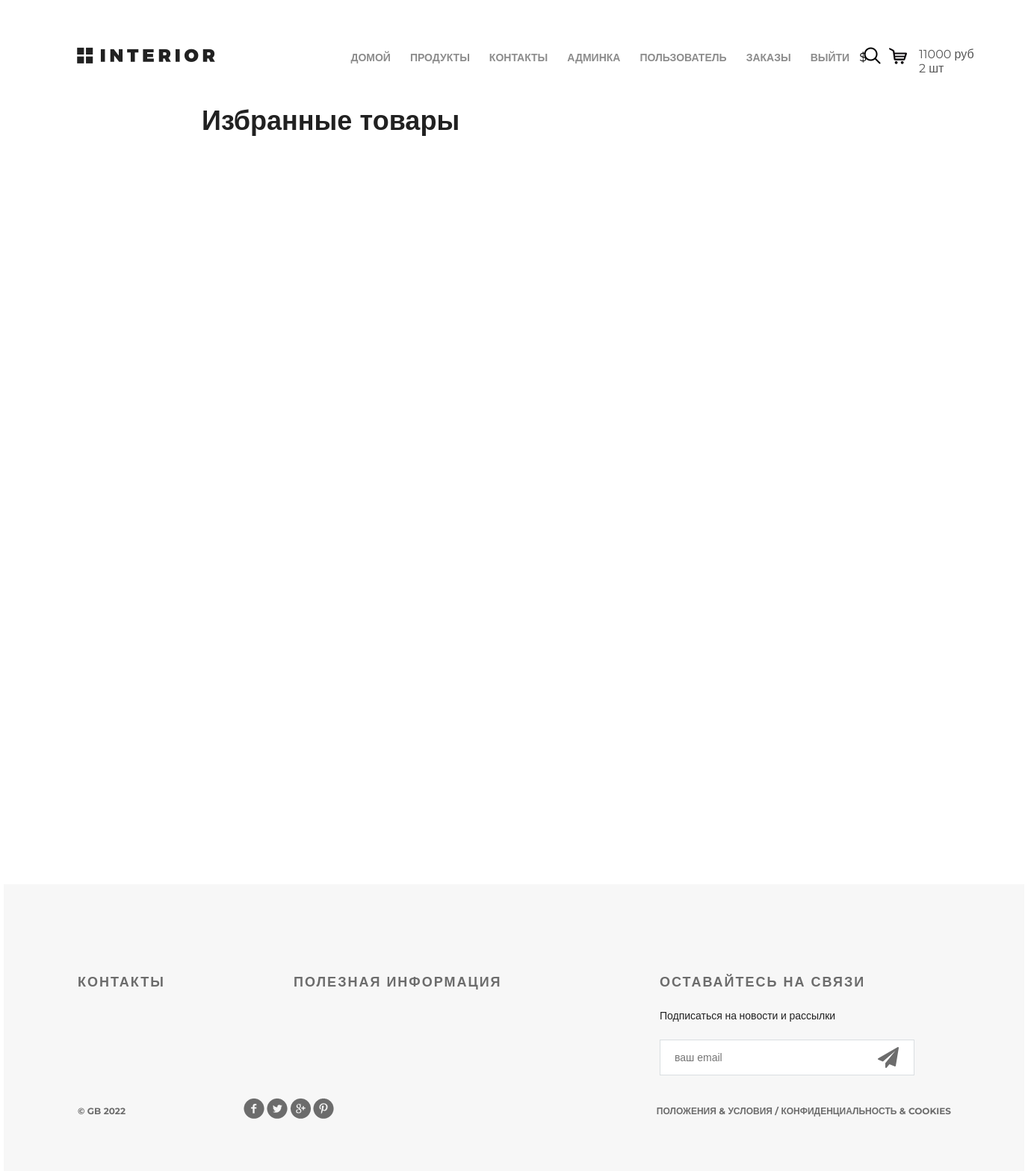
Page /products/favorite/ (signed in) on the earlier database version.
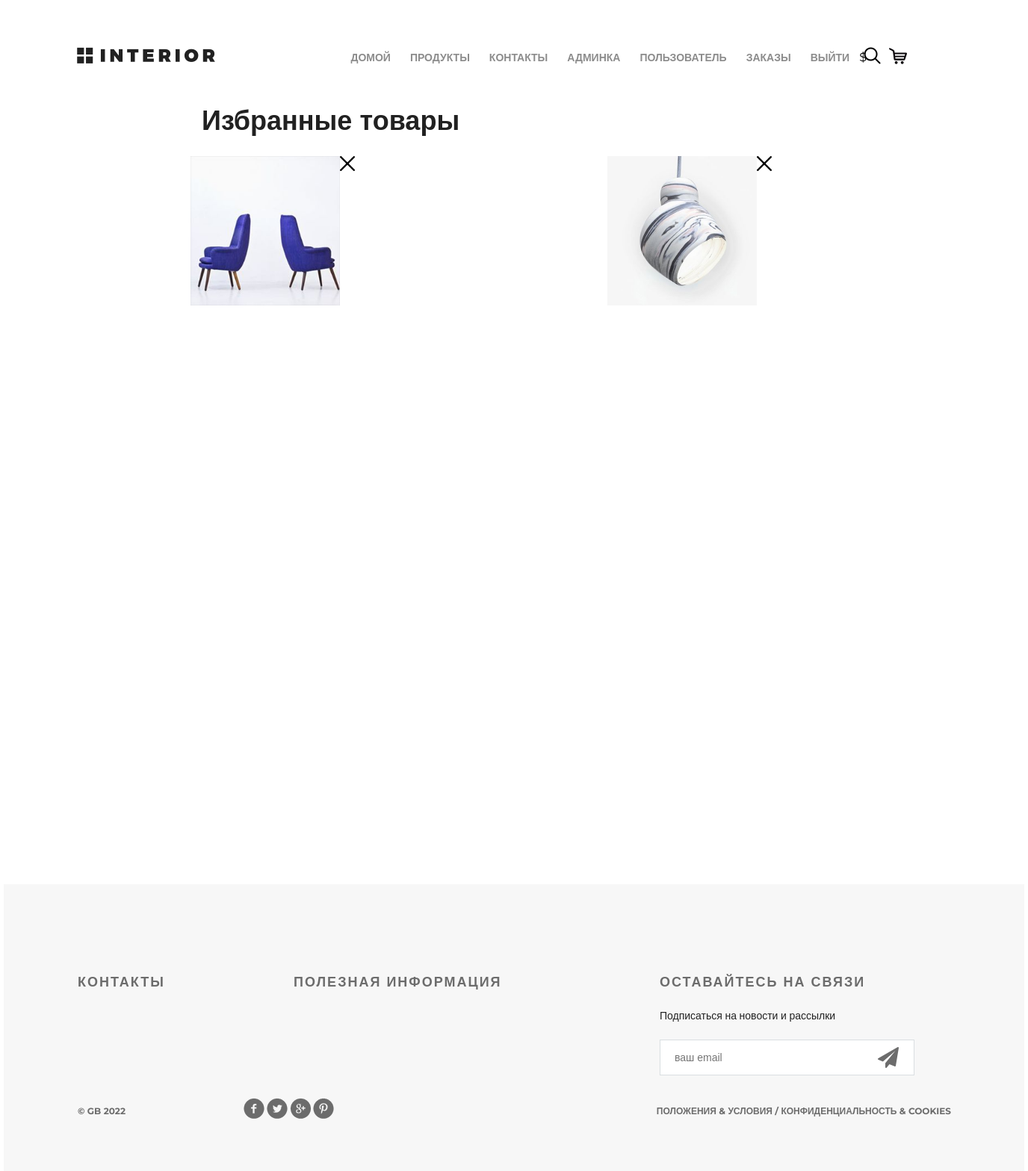
Same page on the later database version.
### authapp/models.py (models this page shows, shortened)
class ShopUser(AbstractUser):
    avatar = models.ImageField(upload_to='users_avatars', blank=True, verbose_name='Аватар')
    avatar_url = models.URLField(blank=True, verbose_name='Ссылка на аватар')
    age = models.PositiveSmallIntegerField(verbose_name='Возраст', default=18)
    activate_key = models.CharField(max_length=128, verbose_name='Ключ активации', blank=True, null=True)
    activate_key_expired = models.DateTimeField(blank=True, null=True)

### basketapp/models.py (models this page shows, shortened)
class Basket(models.Model):
    user = models.ForeignKey(settings.AUTH_USER_MODEL, on_delete=models.CASCADE, related_name='basket')
    product = models.ForeignKey(Product, on_delete=models.CASCADE)
    quantity = models.PositiveSmallIntegerField(default=0)
    add_datetime = models.DateField(auto_now_add=True)
    @property
    def products_cost(self):
        return self.quantity * self.product.price
    @property
    def total_quantity(self):
        _items = Basket.objects.filter(user=self.user)
        return sum(list(map(lambda x: x.quantity, _items)))
    @property
    def total_cost(self):
        _items = Basket.objects.filter(user=self.user)
        return sum(list(map(lambda x: x.products_cost, _items)))

### mainapp/models.py (models this page shows, shortened)
class Product(models.Model):
    category = models.ForeignKey(ProductCategory, on_delete=models.CASCADE, verbose_name='Категория')
    name = models.CharField(max_length=128, verbose_name='Название')
    image = models.ImageField(upload_to='products', blank=True, verbose_name='Картинка')
    short_desc = models.CharField(max_length=255, verbose_name='Краткое описание')
    description = models.TextField(verbose_name='Описание')
    price = models.DecimalField(decimal_places=2, max_digits=10, default=0, verbose_name='Цена')
    quantity = models.PositiveSmallIntegerField(default=0, verbose_name='Количество')
    count_sales = models.PositiveIntegerField(default=0, verbose_name='Количество покупок')
    is_active = models.BooleanField(default=True)

### favorite/models.py (models this page shows)
class FavoritesProducts(models.Model):
    product = models.ForeignKey(Product, on_delete=models.CASCADE, verbose_name='Товар')
    user = models.ForeignKey(ShopUser, on_delete=models.CASCADE, verbose_name='Пользователь')

### favorite/views.py (the view)
# urls.py: path('', views.FavoriteList.as_view(), name='favorite_list'),
class FavoriteList(ListView):
    template_name = 'mainapp/favorites_user_list.html'
    model = FavoritesProducts
    def get_queryset(self):
        queryset = super().get_queryset().select_related()
        user_pk = self.request.user.pk
        if user_pk != 0:
            queryset = queryset.filter(user__pk=user_pk)
        return queryset
    def get_context_data(self, *args, **kwargs):
        context_data = super().get_context_data(*args, **kwargs)
        user_pk = self.request.user.pk
        context_data['favorite_product_menu'] = FavoritesProducts.objects.filter(user__pk=user_pk).select_related()
        context_data['title'] = 'Избранные товары'
        return context_data

### adminapp/templatetags/my_tags.py (called while the page is built)
@register.filter(name='media_for_product')
def media_for_product(img_path):
    if not img_path:
        img_path = 'products/default.jpg'
    return f'{settings.MEDIA_URL}{img_path}'

### mainapp/context_processor.py (called while the page is built)
def basket(request):
    basket_items = []
    if request.user.is_authenticated:
        basket_items = Basket.objects.filter(user=request.user).select_related()
    return {
        'basket': basket_items
    }

### mainapp/templates/mainapp/favorites_user_list.html (shortened to what this page needs)
{% extends 'mainapp/base.html' %}
{% load static %}
{% load my_tags %}
{% block menu %}
    <div class="hero-white">
        <div class="header clearfix">
            {% include 'mainapp/includes/inc_main_menu.html' %}
        </div>
    </div>
{% endblock %}
{% block content %}
        <div class="products_list">
            <div class="title clearfix">
                <h2>
                   Избранные товары
                </h2>
            </div>
            <div class="category-products favorites-product clearfix">
                {% for product in object_list %}
                    {% if product.product.is_active %}
                    <div class="block">
                        <a class="delete-favorite" href="{% url 'products:favorite:delete_favorite' product.pk %}"><img class="delete-favorite-img" src="{% static 'img/x.png' %}" alt=""></a>
                        <a class="favorite-a" href="{% url 'products:product' product.product.pk %}">
                            <img src="{{ product.product.image|media_for_product }}" alt="product">
                        </a>
                    </div>
                    {% endif %}
                {% endfor %}
            </div>
        </div>
    </div>
    <div class="clr"></div>
{% endblock %}

### mainapp/templates/mainapp/base.html (shortened to what this page needs)
{% load static %}
<!DOCTYPE html>
<html>
<head>
    {% block css %}
        <link rel="stylesheet" href="{% static 'style.css' %}">
        <link rel="stylesheet" href="{% static 'fonts/font-awesome/css/font-awesome.css' %}">
    {% endblock %}
</head>
<body>
<div class="container">
    {% block menu %}
    {% endblock %}
    {% block content %}
    {% endblock %}
    <div class="clr"></div>
{% block footer %}
    <div class="footer">
        <div class="clearfix">
            <div class="text-footer">
                <h3>контакты</h3>
            </div>
            <div class="text-footer">
                <h3>полезная информация</h3>
            </div>
            <div class="text-footer clearfix">
                <h3>Оставайтесь на связи</h3>
                <p>Подписаться на новости и рассылки</p>
                <form>
                    <input type="email" name="email" placeholder="ваш email">
                    <a href="#"><i class="fa fa-paper-plane fa-2x" aria-hidden="true"></i></a>
                </form>
            </div>
        </div>
        <p class="small">&copy; GB {% now 'Y' %}</p>
        <div class="social">
            <a href="#" class="social1"></a>
            <a href="#" class="social2"></a>
            <a href="#" class="social3"></a>
            <a href="#" class="social4"></a>
        </div>
        <p class="small">Положения &amp; Условия / Конфиденциальность &amp; Cookies</p>
    </div>
{% endblock %}
</body>
</html>

### mainapp/templates/mainapp/includes/inc_main_menu.html (shortened to what this page needs)
 <a href="{% url 'main' %} }" class="logo"></a>
<ul class="menu">
<li><a href="{% url 'main' %}"
       {% if request.resolver_match.url_name == 'main' %}class="active"{% endif %}>
    домой
</a></li>
<li><a href="{% url 'products:products' %}"
       {% if request.resolver_match.url_name == 'products' %}class="active"{% endif %}>
    продукты
</a></li>
<li><a href="{% url 'contact' %}"
       {% if request.resolver_match.url_name == 'contact' %}class="active"{% endif %}>
    контакты
</a></li>
{% if user.is_superuser %}
    <li><a href="{% url 'adminapp:user_list' %}">Админка</a></li>
{% endif %}
{% if user.is_authenticated %}
    <li class="profile"><a  href="{% url 'auth:edit' %}">{{ user.first_name|default:'Пользователь' }}</a>
    </li>
    <li><a href="{% url 'order:list' %}">Заказы</a></li>
    <li><a href="{% url 'auth:logout' %}">Выйти</a></li>
{% else %}
    <li><a href="{% url 'auth:register' %}">Регистрация</a></li>
    <li><a href="{% url 'auth:login' %}">Войти</a></li>
{% endif %}
<li class="currency">{{ currency }} &#36;</li>
  </ul>
<a href="#" class="search"></a>
<a href="{% url 'basket:basket' %}" class="basket">
    {% if basket %}
        {{ basket.0.total_cost|floatformat:0 }} руб <br>
        {{ basket.0.total_quantity }} шт
    {% endif %}
</a>

### static/style.css (style rules this page uses)
* { margin: 0; padding: 0; }
body { font-family: 'Montserrat', sans-serif; }
html, body { height: 100%; }
.products_list { margin-left: 250px; }
.products_list a { color: #555; text-decoration: none; }
.products_list .title { margin: 20px auto; height: 50px; float: none; }
.products_list .title h2 { margin-top: 0; float: left; }
.category-products { margin-bottom: 75px; }
.category-products .block a img { float: left; }
.category-products .block { float: left; margin-right: 30px; display: block; height: 370px; width: 370px; position: relative; }
.clr { height: 384px; }
.container { width: 1366px; margin: 0 auto; min-height: 100%; }
.logo { background-image: url(/static/img/logo.png); margin-top: 63px; width: 185px; height: 22px; float: left; }
.menu { list-style-type: none; margin-top: 67px; float: right; }
.menu li { float: left; }
.menu a { color: #8c8c8c; font-size: 14px; font-weight: 700; text-align: right; text-transform: uppercase; text-decoration: none; padding: 10px 13px; }
.search { display: block; width: 23px; height: 23px; background-image: url(/static/img/search.png); position: absolute; top: 63px; left: 1151px; }
.basket { display: block; width: 100px; height: 23px; background-image: url(/static/img/basket.png); position: absolute; top: 63px; left: 1185px; text-decoration: none; color: #555; padding-left: 40px; background-repeat: no-repeat; }
.clearfix:after { content: ""; display: block; clear: both; }
.title { height: 152px; margin-right: 15px; }
.title h2 { float: left; margin-top: 118px; color: #212121; font-size: 36px; font-weight: 700; text-align: left; margin-left: 15px; }
.footer { height: 384px; width: 1169px; background-color: #f7f7f7; padding-left: 99px; padding-right: 98px; margin: -384px auto 0; clear: both; }
.footer form { position: relative; }
.footer form a i { display: block; width: 21px; height: 21px; position: absolute; z-index: 2; top: 10px; right: 50px; color: #6c6c6c; }
.text-footer { margin-top: 120px; width: 221px; float: left; margin-right: 68px; }
.text-footer:last-child { margin-right: 0; }
.text-footer h3 { text-transform: uppercase; color: #6c6c6c; font-size: 18px; font-weight: 700; text-align: left; margin-bottom: 22px; letter-spacing: 2px; }
.text-footer p { color: #212121; font-size: 14px; font-weight: 300; line-height: 24px; text-align: left; margin-bottom: 20px; }
.text-footer a { text-decoration: none; text-transform: uppercase; color: #212121; font-size: 14px; font-weight: 700; line-height: 26px; text-align: left; }
.text-footer:nth-child(2) { width: 422px; }
.text-footer:nth-child(3) { width: 363px; }
.text-footer input { border-width: 1px; border-color: #d9dee1; border-style: solid; background-color: #ffffff; width: 250px; height: 46px; outline: none; color: #6c6c6c; font-size: 14px; font-weight: 300; line-height: 22px; text-align: left; padding-left: 19px; padding-right: 70px; }
.footer .small { text-transform: uppercase; float: left; color: #6c6c6c; font-size: 12px; font-weight: 700; line-height: 26px; text-align: left; margin-top: 35px; }
.social { height: 28px; width: 121px; float: left; margin-left: 158px; margin-top: 30px; }
.social1 { background: url(/static/img/social-links.png); height: 28px; width: 28px; float: left; }
.social2 { background: url(/static/img/social-links.png); background-position: -34px 0px; height: 28px; width: 28px; float: left; margin-left: 3px; }
.social3 { background: url(/static/img/social-links.png); background-position: -67px 0px; height: 28px; width: 28px; float: left; margin-left: 3px; }
.social4 { background: url(/static/img/social-links.png); background-position: -101px 0px; height: 28px; width: 28px; float: left; margin-left: 3px; }
.footer .small:nth-child(4) { float: right; }
.hero-white { background-color: #fff; height: 119px; padding-left: 98px; padding-right: 211px; position: relative; }
.favorites-product { display: flex; flex-wrap: wrap; justify-content: space-between; }
.favorites-product .block { height: 200px; width: 200px; position: relative; }
.favorites-product .favorite-a img { width: 200px; }
.delete-favorite { position: absolute; }
.delete-favorite-img { width: 20px; height: 20px; }
.profile { position: relative; }

Differences in the rows shown:
removed Basket: user+quantity+product "11000", user+quantity "2"
added FavoritesProducts: product.image|media_for_product (picture)
added FavoritesProducts: product.image|media_for_product (picture)
Other differences:
text no longer shown: "руб шт"
